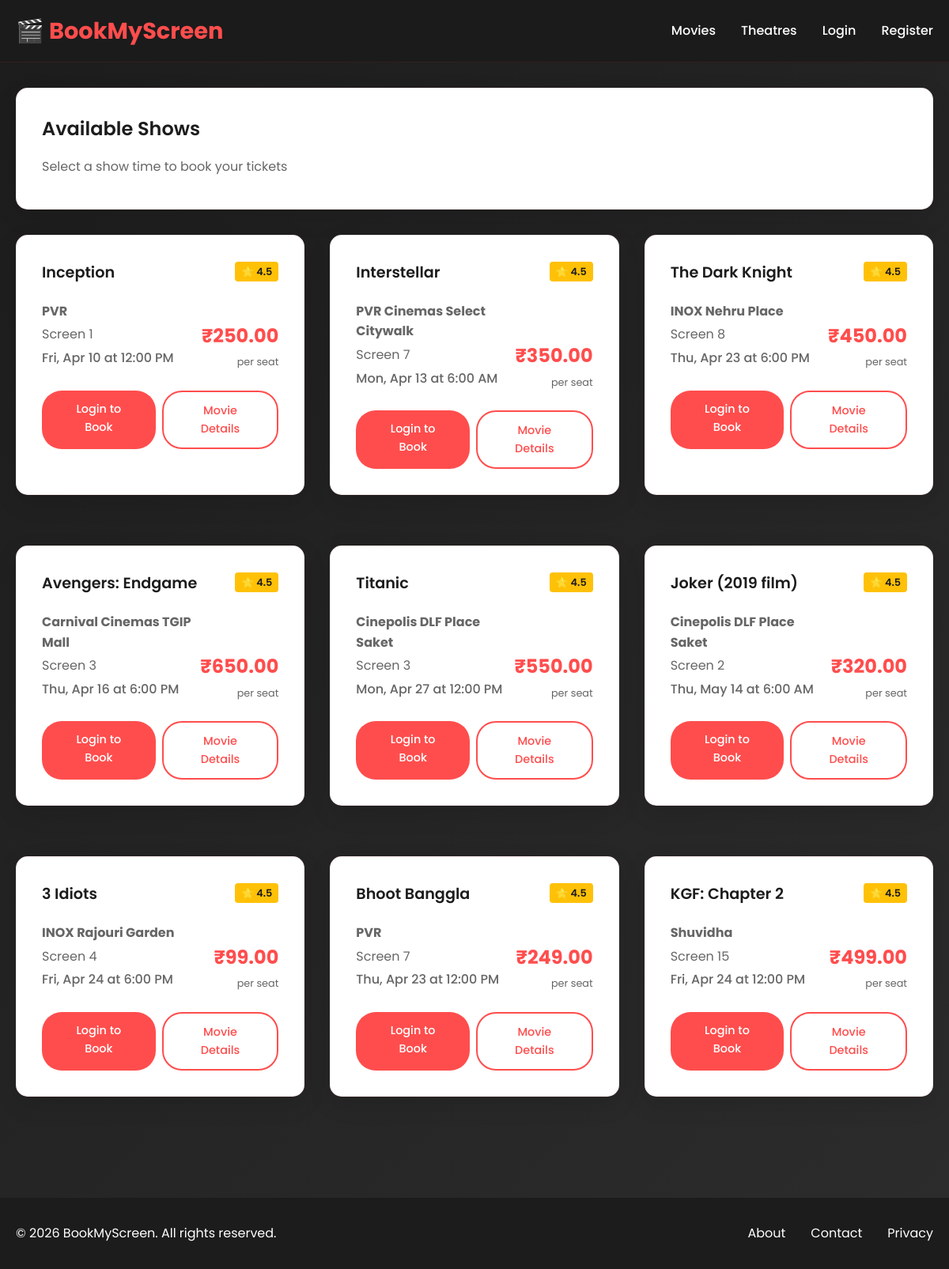
Page /show/ on the committed database.
### show/models.py (models this page shows, shortened)
class Show(models.Model):
    movie = models.ForeignKey(Movie, on_delete=models.CASCADE)
    theatre = models.ForeignKey(Theatre, on_delete=models.CASCADE)
    screen = models.ForeignKey(Screen, on_delete=models.CASCADE)
    show_time = models.DateTimeField()
    price = models.DecimalField(max_digits=10, decimal_places=2)

### movie/models.py (models this page shows, shortened)
class Movie(models.Model):
    title = models.CharField(max_length=200)
    description = models.TextField()
    duration = models.IntegerField(help_text="Duration in minutes")
    genre = models.CharField(max_length=100)
    release_date = models.DateField()
    poster = models.ImageField(upload_to='movie_posters/', blank=True)

### theatre/models.py (models this page shows, shortened)
class Theatre(models.Model):
    name = models.CharField(max_length=200)
    location = models.CharField(max_length=200)

class Screen(models.Model):
    theatre = models.ForeignKey(Theatre, on_delete=models.CASCADE)
    screen_number = models.IntegerField()
    total_seats = models.IntegerField()

### show/views.py (the view)
# urls.py: path('', views.show_list, name='list'),
def show_list(request):
    shows = Show.objects.all()
    movie_id = request.GET.get('movie')
    theatre_id = request.GET.get('theatre')
    if movie_id:
        shows = shows.filter(movie_id=movie_id)
    if theatre_id:
        shows = shows.filter(theatre_id=theatre_id)
    return render(request, 'show/list.html', {'shows': shows})

### show/templates/show/list.html (shortened to what this page needs)
{% extends 'base.html' %}
{% load static %}
{% block content %}
<div class="container">
    <div class="card">
        <h2>Available Shows</h2>
        <p>Select a show time to book your tickets</p>
    </div>
    <div class="shows-grid">
        {% for show in shows %}
        <div class="card show-card">
            <div class="show-header">
                <h3>{{ show.movie.title }}</h3>
                <div class="show-rating">
                    <span class="rating">⭐ 4.5</span>
                </div>
            </div>
            <div class="show-details">
                <div class="show-info">
                    <p class="theatre"><strong>{{ show.theatre.name }}</strong></p>
                    <p class="screen">Screen {{ show.screen.screen_number }}</p>
                    <p class="time">{{ show.show_time|date:"D, M j" }} at {{ show.show_time|time:"g:i A" }}</p>
                </div>
                <div class="show-price">
                    <span class="price">₹{{ show.price }}</span>
                    <span class="per-seat">per seat</span>
                </div>
            </div>
            <div class="show-actions">
                {% if user.is_authenticated %}
                    <a href="{% url 'booking:book_seats' show.pk %}" class="btn">Book Now</a>
                {% else %}
                    <a href="{% url 'user:login' %}" class="btn">Login to Book</a>
                {% endif %}
                <a href="{% url 'movie:detail' show.movie.pk %}" class="btn btn-secondary">Movie Details</a>
            </div>
        </div>
        {% endfor %}
    </div>
</div>
{% endblock %}

### static/css/style.css (style rules this page uses)
* { margin: 0; padding: 0; box-sizing: border-box; }
body { font-family: 'Poppins', sans-serif; line-height: 1.6; color: #1c1c1c; background: linear-gradient(135deg, #1c1c1c 0%, #2c2c2c 100%); min-height: 100vh; animation: fadeIn 0.5s ease-in; }
.container { max-width: 1200px; margin: 0 auto; padding: 0 20px; }
.card { background: #ffffff; border-radius: 15px; box-shadow: 0 10px 30px rgba(0, 0, 0, 0.1); padding: 2rem; margin-bottom: 2rem; transition: transform 0.3s ease, box-shadow 0.3s ease; border: 1px solid rgba(255, 77, 77, 0.1); }
.card h2, .card h3 { color: #1c1c1c; margin-bottom: 1rem; font-weight: 600; }
.card p { color: #666; margin-bottom: 0.5rem; }
.btn { display: inline-block; background: #ff4d4d; color: #ffffff; padding: 12px 24px; text-decoration: none; border: none; border-radius: 25px; font-weight: 500; font-size: 0.9rem; cursor: pointer; transition: all 0.3s ease; text-align: center; min-width: 120px; }
.btn-secondary { background: transparent; border: 2px solid #ff4d4d; color: #ff4d4d; }
.movies-grid, .theatres-grid, .shows-grid { display: grid; grid-template-columns: repeat(auto-fill, minmax(300px, 1fr)); gap: 2rem; margin-top: 2rem; }
.loaded { animation: fadeInPage 0.5s ease-in; }

### show/templates/show/list.html (style rules this page uses)
.show-card { transition: transform 0.3s ease, box-shadow 0.3s ease; }
.show-header { display: flex; justify-content: space-between; align-items: flex-start; margin-bottom: 1rem; }
.show-header h3 { font-size: 1.2rem; margin: 0; flex: 1; }
.show-rating { margin-left: 1rem; }
.rating { background: #ffc107; color: #1c1c1c; padding: 0.25rem 0.5rem; border-radius: 4px; font-size: 0.8rem; font-weight: 600; }
.show-details { display: flex; justify-content: space-between; align-items: flex-end; margin-bottom: 1.5rem; }
.show-info p { margin: 0.25rem 0; color: #666; }
.theatre { color: #1c1c1c; font-size: 1rem; }
.time { color: #ff4d4d; font-weight: 500; }
.show-price { text-align: right; }
.price { font-size: 1.5rem; font-weight: 700; color: #ff4d4d; display: block; }
.per-seat { font-size: 0.8rem; color: #666; }
.show-actions { display: flex; gap: 0.5rem; flex-wrap: wrap; }
.show-actions .btn { flex: 1; min-width: 120px; }

### rows in the picture
Show: movie "Inception", theatre.name "PVR", screen.screen_number "1", show_time "Fri, Apr 10", show_time "12:00 PM", price "250.00"
Show: movie "Interstellar", theatre.name "PVR Cinemas Select Citywalk", screen.screen_number "7", show_time "Mon, Apr 13", show_time "6:00 AM", price "350.00"
Show: movie "The Dark Knight", theatre.name "INOX Nehru Place", screen.screen_number "8", show_time "Thu, Apr 23", show_time "6:00 PM", price "450.00"
Show: movie "Avengers: Endgame", theatre.name "Carnival Cinemas TGIP Mall", screen.screen_number "3", show_time "Thu, Apr 16", show_time "6:00 PM", price "650.00"
Show: movie "Titanic", theatre.name "Cinepolis DLF Place Saket", screen.screen_number "3", show_time "Mon, Apr 27", show_time "12:00 PM", price "550.00"
Show: movie "Joker (2019 film)", theatre.name "Cinepolis DLF Place Saket", screen.screen_number "2", show_time "Thu, May 14", show_time "6:00 AM", price "320.00"
Show: movie "3 Idiots", theatre.name "INOX Rajouri Garden", screen.screen_number "4", show_time "Fri, Apr 24", show_time "6:00 PM", price "99.00"
Show: movie "Bhoot Banggla", theatre.name "PVR", screen.screen_number "7", show_time "Thu, Apr 23", show_time "12:00 PM", price "249.00"
Show: movie "KGF: Chapter 2", theatre.name "Shuvidha", screen.screen_number "15", show_time "Fri, Apr 24", show_time "12:00 PM", price "499.00"
